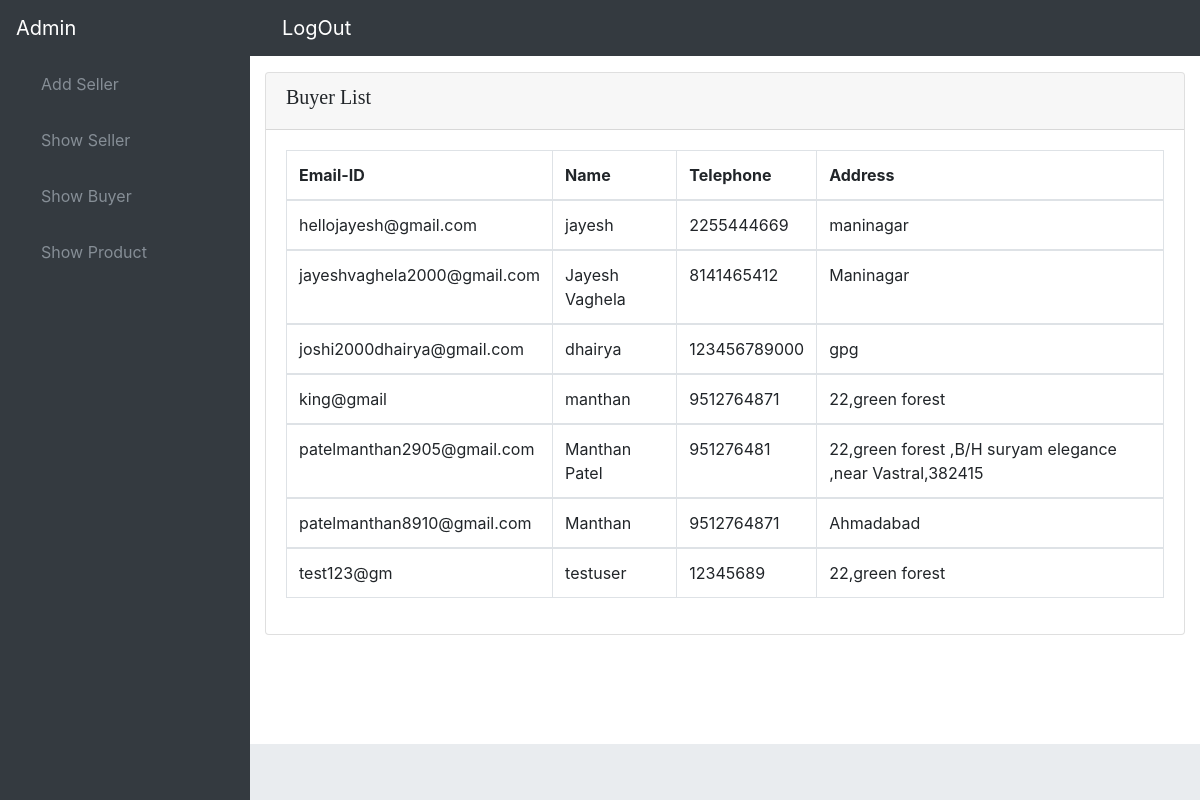
/Admin/showbuyer.php (signed in), run on the app's committed database.
### tables this page shows
CREATE TABLE `admin_master` (
  `Admin_ID` varchar(20) NOT NULL,
  `Name` varchar(20) NOT NULL,
  `Password` varchar(30) NOT NULL
);

CREATE TABLE `buyer_master` (
  `Email_ID` varchar(50) NOT NULL,
  `Name` varchar(30) NOT NULL,
  `Password` varchar(30) NOT NULL,
  `Telephone_No` bigint(20) NOT NULL,
  `Address` varchar(100) NOT NULL
);

### Admin/session.php (called while the page is built, shortened)
<?php
   include '../buyer/connection.php';
   if(isset($_SESSION['adminlogin']))
   {
       $user_check = $_SESSION['adminlogin'];
   $sql = "select Name from admin_master where Admin_ID = '$user_check' ";
   $result = mysqli_query($connect,$sql);
   $row =mysqli_fetch_assoc($result);
   $login_session = $row['Name'];
   }
?>

### Admin/showbuyer.php (the view, shortened to what this page needs)
<!DOCTYPE html>
<html lang="en">
<head>
  <link href="vendor/bootstrap/css/bootstrap.min.css" rel="stylesheet">
  <link href="vendor/font-awesome/css/font-awesome.min.css" rel="stylesheet" type="text/css">
  <link href="vendor/datatables/dataTables.bootstrap4.css" rel="stylesheet">
  <link href="css/sb-admin.css" rel="stylesheet">
</head>
<body class="fixed-nav sticky-footer bg-dark" id="page-top">
  <nav class="navbar navbar-expand-lg navbar-dark bg-dark fixed-top" id="mainNav">
      <?php
                    include 'session.php';
                    if(!isset($_SESSION['adminlogin']))
                    {
                	?>
                        <a class="navbar-brand" data-placement="left" href="login.php" class="flex-c-m trans-04 p-lr-25">LogIn
                        </a>
                	<?php
                    }
                     else
                    {
                	?>
                        <a class="navbar-brand" data-placement="left" href="#" class="flex-c-m trans-04 p-lr-25">
                                <?php   echo $login_session;  ?>
                        </a>
                        <a class="navbar-brand" data-placement="left" href="logout.php" class="flex-c-m trans-04 p-lr-25">  LogOut
                        </a>
					<?php
						}
      ?>
    <div class="collapse navbar-collapse" id="navbarResponsive">
      <ul class="navbar-nav navbar-sidenav" id="exampleAccordion">
        <li class="nav-item" data-toggle="tooltip" data-placement="right" title="Dashboard">
          <a class="nav-link" href="addseller.php">
            <i class="fa fa-fw fa-dashboard"></i>
            <span class="nav-link-text">Add Seller</span>
          </a>
        </li>
        <li class="nav-item" data-toggle="tooltip" data-placement="right" title="Tables">
          <a class="nav-link" href="showseller.php">
            <i class="fa fa-fw fa-table"></i>
            <span class="nav-link-text">Show Seller</span>
          </a>
        </li>
        <li class="nav-item" data-toggle="tooltip" data-placement="right" title="Tables">
          <a class="nav-link" href="showbuyer.php">
            <i class="fa fa-fw fa-table"></i>
            <span class="nav-link-text">Show Buyer</span>
          </a>
        </li>
        <li class="nav-item" data-toggle="tooltip" data-placement="right" title="Tables">
         <a class="nav-link" href="showproduct.php">
            <i class="fa fa-fw fa-table"></i>
            <span class="nav-link-text">Show Product</span>
         </a>
        </li>
      </ul>
    </div>
</nav>
<div class="content-wrapper">
    <div class="container-fluid">
      <div class="card mb-3">
          <?php
          if(isset($user_check))
          {
              ?>
        <div class="card-header">
            <h5 style="font-family:Trebuchet MS">Buyer List</h5>
        </div>
        <div class="card-body">
          <div class="table-responsive">
			  <?php
                    include '../buyer/connection.php';
                    $sql = "SELECT * FROM buyer_master ";
                        $result= mysqli_query($connect,$sql);
                        if(mysqli_num_rows($result) > 0)
                        {
				?>
            <table class="table table-bordered" id="dataTable" width="100%" cellspacing="0">
              <thead>
                <tr>
                  <th>Email-ID</th>
                  <th>Name</th>
                    <th>Telephone</th>
                  <th>Address</th>
                </tr>
              </thead>
				<?php
                            while($row = mysqli_fetch_assoc($result))
                            {
                ?>
              <tbody>
                <tr>
                  <td><?php echo $row["Email_ID"];  ?></td>
                  <td><?php echo $row["Name"];  ?></td>
                    <td><?php echo $row["Telephone_No"];  ?></td>
                  <td><?php echo $row["Address"];  ?></td>
                </tr>
              </tbody>
             <?php
                            }
                    }
                else
					{
			 ?>
				<font color="black" face="verdana" size="5" align="center">SORRY!No Result Found.</font>
			<?php
					}
			?>
            </table>
          </div>
        </div>
      </div>
    </div>
    <?php
          }
          else
          {
              echo "PLEASE Login!";
          }
    ?>
    </div>
    <footer class="sticky-footer">
    </footer>
</body>
</html>

### Admin/css/sb-admin.css (style rules this page uses)
html { position: relative; min-height: 100%; }
body { overflow-x: hidden; }
body.sticky-footer { margin-bottom: 56px; }
body.sticky-footer .content-wrapper { min-height: calc(100vh - 56px - 56px); }
body.fixed-nav { padding-top: 56px; }
.content-wrapper { min-height: calc(100vh - 56px); padding-top: 1rem; }
#mainNav .navbar-collapse { overflow: auto; max-height: 75vh; }
#mainNav .navbar-collapse .navbar-nav .nav-item .nav-link { cursor: pointer; }
@media (min-width: 992px) { #mainNav .navbar-brand { width: 250px; } }
@media (min-width: 992px) { #mainNav .navbar-collapse { overflow: visible; max-height: none; } }
@media (min-width: 992px) { #mainNav .navbar-collapse .navbar-sidenav { position: absolute; top: 0; left: 0; -webkit-flex-direction: column; -ms-flex-direction: column; flex-direction: column; margin-top: 56px; } }
@media (min-width: 992px) { #mainNav .navbar-collapse .navbar-sidenav > .nav-item { width: 250px; padding: 0; } }
@media (min-width: 992px) { #mainNav .navbar-collapse .navbar-sidenav > .nav-item > .nav-link { padding: 1em; } }
@media (min-width: 992px) { #mainNav.fixed-top .navbar-sidenav { height: calc(100vh - 112px); } }
.content-wrapper { overflow-x: hidden; background: white; }
@media (min-width: 992px) { .content-wrapper { margin-left: 250px; } }
#mainNav.navbar-dark .navbar-collapse .navbar-sidenav > .nav-item > .nav-link { color: #868e96; }
@media (min-width: 992px) { #mainNav.navbar-dark .navbar-collapse .navbar-sidenav { background: #343a40; } }
footer.sticky-footer { position: absolute; right: 0; bottom: 0; width: 100%; height: 56px; background-color: #e9ecef; line-height: 55px; }
@media (min-width: 992px) { footer.sticky-footer { width: calc(100% - 250px); } }

### data on the page
admin_master: Name "Admin"
buyer_master: Email_ID "hellojayesh@gmail.com", Name "jayesh", Telephone_No "2255444669", Address "maninagar"
buyer_master: Email_ID "jayeshvaghela2000@gmail.com", Name "Jayesh Vaghela", Telephone_No "8141465412", Address "Maninagar"
buyer_master: Email_ID "joshi2000dhairya@gmail.com", Name "dhairya", Telephone_No "123456789000", Address "gpg"
buyer_master: Email_ID "king@gmail", Name "manthan", Telephone_No "9512764871", Address "22,green forest"
buyer_master: Email_ID "patelmanthan2905@gmail.com", Name "Manthan Patel", Telephone_No "951276481", Address "22,green forest ,B/H suryam elegance ,near Vastral,382415"
buyer_master: Email_ID "patelmanthan8910@gmail.com", Name "Manthan", Telephone_No "9512764871", Address "Ahmadabad"
buyer_master: Email_ID "test123@gm", Name "testuser", Telephone_No "12345689", Address "22,green forest"
